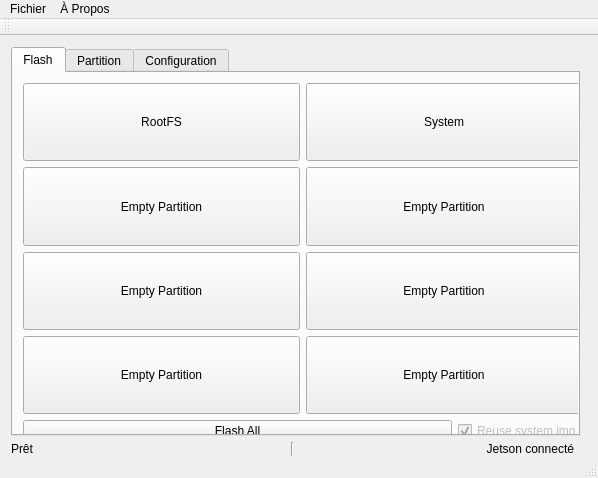
<?xml version="1.0" encoding="UTF-8"?>
<ui version="4.0">
 <class>MainWindow</class>
 <widget class="QMainWindow" name="MainWindow">
  <property name="geometry">
   <rect>
    <x>0</x>
    <y>0</y>
    <width>598</width>
    <height>478</height>
   </rect>
  </property>
  <property name="sizePolicy">
   <sizepolicy hsizetype="Expanding" vsizetype="Expanding">
    <horstretch>0</horstretch>
    <verstretch>0</verstretch>
   </sizepolicy>
  </property>
  <property name="windowTitle">
   <string>Companion</string>
  </property>
  <property name="statusTip">
   <string/>
  </property>
  <widget class="QWidget" name="centralWidget">
   <property name="sizePolicy">
    <sizepolicy hsizetype="Expanding" vsizetype="Expanding">
     <horstretch>0</horstretch>
     <verstretch>0</verstretch>
    </sizepolicy>
   </property>
   <property name="autoFillBackground">
    <bool>false</bool>
   </property>
   <widget class="QWidget" name="verticalLayoutWidget">
    <property name="geometry">
     <rect>
      <x>0</x>
      <y>0</y>
      <width>591</width>
      <height>431</height>
     </rect>
    </property>
    <layout class="QVBoxLayout" name="verticalLayout">
     <item>
      <widget class="QTabWidget" name="PartitionManager">
       <property name="currentIndex">
        <number>0</number>
       </property>
       <widget class="QWidget" name="Flash">
        <property name="sizePolicy">
         <sizepolicy hsizetype="Expanding" vsizetype="Expanding">
          <horstretch>0</horstretch>
          <verstretch>0</verstretch>
         </sizepolicy>
        </property>
        <attribute name="title">
         <string>Flash</string>
        </attribute>
        <widget class="QWidget" name="layoutWidget">
         <property name="geometry">
          <rect>
           <x>-1</x>
           <y>-1</y>
           <width>581</width>
           <height>381</height>
          </rect>
         </property>
         <layout class="QVBoxLayout" name="verticalLayout_6">
          <item>
           <layout class="QGridLayout" name="gridLayout">
            <item row="3" column="1">
             <widget class="QPushButton" name="pushButton_3">
              <property name="sizePolicy">
               <sizepolicy hsizetype="Minimum" vsizetype="Expanding">
                <horstretch>0</horstretch>
                <verstretch>0</verstretch>
               </sizepolicy>
              </property>
              <property name="text">
               <string>Empty Partition</string>
              </property>
             </widget>
            </item>
            <item row="2" column="1">
             <widget class="QPushButton" name="pushButton_4">
              <property name="sizePolicy">
               <sizepolicy hsizetype="Minimum" vsizetype="Expanding">
                <horstretch>0</horstretch>
                <verstretch>0</verstretch>
               </sizepolicy>
              </property>
              <property name="text">
               <string>Empty Partition</string>
              </property>
             </widget>
            </item>
            <item row="1" column="1">
             <widget class="QPushButton" name="pushButton_5">
              <property name="sizePolicy">
               <sizepolicy hsizetype="Expanding" vsizetype="Expanding">
                <horstretch>0</horstretch>
                <verstretch>0</verstretch>
               </sizepolicy>
              </property>
              <property name="text">
               <string>Empty Partition</string>
              </property>
             </widget>
            </item>
            <item row="1" column="0">
             <widget class="QPushButton" name="pushButton_7">
              <property name="sizePolicy">
               <sizepolicy hsizetype="Expanding" vsizetype="Expanding">
                <horstretch>0</horstretch>
                <verstretch>0</verstretch>
               </sizepolicy>
              </property>
              <property name="text">
               <string>Empty Partition</string>
              </property>
             </widget>
            </item>
            <item row="3" column="0">
             <widget class="QPushButton" name="pushButton_9">
              <property name="sizePolicy">
               <sizepolicy hsizetype="Minimum" vsizetype="Expanding">
                <horstretch>0</horstretch>
                <verstretch>0</verstretch>
               </sizepolicy>
              </property>
              <property name="text">
               <string>Empty Partition</string>
              </property>
             </widget>
            </item>
            <item row="2" column="0">
             <widget class="QPushButton" name="pushButton_8">
              <property name="sizePolicy">
               <sizepolicy hsizetype="Minimum" vsizetype="Expanding">
                <horstretch>0</horstretch>
                <verstretch>0</verstretch>
               </sizepolicy>
              </property>
              <property name="text">
               <string>Empty Partition</string>
              </property>
             </widget>
            </item>
            <item row="0" column="0">
             <widget class="QPushButton" name="flashRoot">
              <property name="sizePolicy">
               <sizepolicy hsizetype="Expanding" vsizetype="Expanding">
                <horstretch>0</horstretch>
                <verstretch>0</verstretch>
               </sizepolicy>
              </property>
              <property name="text">
               <string>RootFS</string>
              </property>
             </widget>
            </item>
            <item row="0" column="1">
             <widget class="QPushButton" name="flashSystem">
              <property name="sizePolicy">
               <sizepolicy hsizetype="Expanding" vsizetype="Expanding">
                <horstretch>0</horstretch>
                <verstretch>0</verstretch>
               </sizepolicy>
              </property>
              <property name="text">
               <string>System</string>
              </property>
             </widget>
            </item>
           </layout>
          </item>
          <item>
           <layout class="QHBoxLayout" name="horizontalLayout_4">
            <item>
             <widget class="QPushButton" name="flashall">
              <property name="text">
               <string>Flash All</string>
              </property>
             </widget>
            </item>
            <item>
             <widget class="QCheckBox" name="reuseSystem">
              <property name="enabled">
               <bool>false</bool>
              </property>
              <property name="sizePolicy">
               <sizepolicy hsizetype="Fixed" vsizetype="Fixed">
                <horstretch>0</horstretch>
                <verstretch>0</verstretch>
               </sizepolicy>
              </property>
              <property name="text">
               <string>Reuse system.img</string>
              </property>
              <property name="checkable">
               <bool>true</bool>
              </property>
              <property name="checked">
               <bool>true</bool>
              </property>
             </widget>
            </item>
           </layout>
          </item>
         </layout>
        </widget>
       </widget>
       <widget class="QWidget" name="PartitionManagerWidgetBase">
        <property name="sizePolicy">
         <sizepolicy hsizetype="Expanding" vsizetype="Expanding">
          <horstretch>0</horstretch>
          <verstretch>0</verstretch>
         </sizepolicy>
        </property>
        <attribute name="title">
         <string>Partition</string>
        </attribute>
        <widget class="QWidget" name="verticalLayoutWidget_3">
         <property name="geometry">
          <rect>
           <x>0</x>
           <y>0</y>
           <width>581</width>
           <height>396</height>
          </rect>
         </property>
         <layout class="QVBoxLayout" name="verticalLayout_3">
          <item>
           <widget class="QLabel" name="label_3">
            <property name="sizePolicy">
             <sizepolicy hsizetype="Expanding" vsizetype="Fixed">
              <horstretch>0</horstretch>
              <verstretch>0</verstretch>
             </sizepolicy>
            </property>
            <property name="text">
             <string>Current Layout</string>
            </property>
           </widget>
          </item>
          <item>
           <widget class="PartTableWidget" name="m_PartTableWidget" native="true">
            <property name="sizePolicy">
             <sizepolicy hsizetype="Expanding" vsizetype="Fixed">
              <horstretch>0</horstretch>
              <verstretch>0</verstretch>
             </sizepolicy>
            </property>
            <property name="minimumSize">
             <size>
              <width>0</width>
              <height>80</height>
             </size>
            </property>
            <property name="maximumSize">
             <size>
              <width>16777215</width>
              <height>80</height>
             </size>
            </property>
            <property name="contextMenuPolicy">
             <enum>Qt::CustomContextMenu</enum>
            </property>
           </widget>
          </item>
          <item>
           <widget class="QPushButton" name="Reload">
            <property name="sizePolicy">
             <sizepolicy hsizetype="Fixed" vsizetype="Fixed">
              <horstretch>0</horstretch>
              <verstretch>0</verstretch>
             </sizepolicy>
            </property>
            <property name="text">
             <string>Reload</string>
            </property>
           </widget>
          </item>
          <item>
           <widget class="Line" name="line_2">
            <property name="sizePolicy">
             <sizepolicy hsizetype="Expanding" vsizetype="Fixed">
              <horstretch>0</horstretch>
              <verstretch>0</verstretch>
             </sizepolicy>
            </property>
            <property name="orientation">
             <enum>Qt::Horizontal</enum>
            </property>
           </widget>
          </item>
          <item>
           <widget class="QLabel" name="label_4">
            <property name="sizePolicy">
             <sizepolicy hsizetype="Expanding" vsizetype="Expanding">
              <horstretch>0</horstretch>
              <verstretch>0</verstretch>
             </sizepolicy>
            </property>
            <property name="text">
             <string>Future Layout</string>
            </property>
           </widget>
          </item>
          <item>
           <widget class="PartTableWidget" name="m_PartTableWidgetFuture" native="true">
            <property name="sizePolicy">
             <sizepolicy hsizetype="Expanding" vsizetype="Fixed">
              <horstretch>0</horstretch>
              <verstretch>0</verstretch>
             </sizepolicy>
            </property>
            <property name="minimumSize">
             <size>
              <width>0</width>
              <height>80</height>
             </size>
            </property>
            <property name="maximumSize">
             <size>
              <width>16777215</width>
              <height>80</height>
             </size>
            </property>
            <property name="contextMenuPolicy">
             <enum>Qt::CustomContextMenu</enum>
            </property>
           </widget>
          </item>
          <item>
           <widget class="QPushButton" name="Reload_2">
            <property name="sizePolicy">
             <sizepolicy hsizetype="Fixed" vsizetype="Fixed">
              <horstretch>0</horstretch>
              <verstretch>0</verstretch>
             </sizepolicy>
            </property>
            <property name="text">
             <string>Reload</string>
            </property>
           </widget>
          </item>
          <item>
           <widget class="QTreeWidget" name="m_TreePartitions">
            <property name="contextMenuPolicy">
             <enum>Qt::CustomContextMenu</enum>
            </property>
            <property name="alternatingRowColors">
             <bool>true</bool>
            </property>
            <property name="iconSize">
             <size>
              <width>32</width>
              <height>32</height>
             </size>
            </property>
            <property name="rootIsDecorated">
             <bool>false</bool>
            </property>
            <property name="uniformRowHeights">
             <bool>true</bool>
            </property>
            <property name="itemsExpandable">
             <bool>false</bool>
            </property>
            <column>
             <property name="text">
              <string>Partition</string>
             </property>
            </column>
            <column>
             <property name="text">
              <string>Type</string>
             </property>
            </column>
            <column>
             <property name="text">
              <string>Mount Point</string>
             </property>
            </column>
            <column>
             <property name="text">
              <string>Label</string>
             </property>
            </column>
            <column>
             <property name="text">
              <string>Size</string>
             </property>
            </column>
            <column>
             <property name="text">
              <string>Used</string>
             </property>
            </column>
            <column>
             <property name="text">
              <string>Flags</string>
             </property>
            </column>
           </widget>
          </item>
         </layout>
        </widget>
       </widget>
       <widget class="QWidget" name="Configuration">
        <property name="sizePolicy">
         <sizepolicy hsizetype="Expanding" vsizetype="Expanding">
          <horstretch>0</horstretch>
          <verstretch>0</verstretch>
         </sizepolicy>
        </property>
        <attribute name="title">
         <string>Configuration</string>
        </attribute>
        <widget class="QWidget" name="verticalLayoutWidget_2">
         <property name="geometry">
          <rect>
           <x>0</x>
           <y>0</y>
           <width>571</width>
           <height>371</height>
          </rect>
         </property>
         <layout class="QVBoxLayout" name="verticalLayout_2">
          <property name="sizeConstraint">
           <enum>QLayout::SetNoConstraint</enum>
          </property>
          <item>
           <widget class="QToolBox" name="toolBox">
            <property name="sizePolicy">
             <sizepolicy hsizetype="Expanding" vsizetype="Expanding">
              <horstretch>0</horstretch>
              <verstretch>0</verstretch>
             </sizepolicy>
            </property>
            <property name="currentIndex">
             <number>1</number>
            </property>
            <widget class="QWidget" name="Files">
             <property name="geometry">
              <rect>
               <x>0</x>
               <y>0</y>
               <width>559</width>
               <height>280</height>
              </rect>
             </property>
             <property name="sizePolicy">
              <sizepolicy hsizetype="Expanding" vsizetype="Expanding">
               <horstretch>0</horstretch>
               <verstretch>0</verstretch>
              </sizepolicy>
             </property>
             <attribute name="label">
              <string>Files</string>
             </attribute>
             <widget class="QWidget" name="verticalLayoutWidget_4">
              <property name="geometry">
               <rect>
                <x>0</x>
                <y>0</y>
                <width>551</width>
                <height>271</height>
               </rect>
              </property>
              <layout class="QVBoxLayout" name="verticalLayout_5">
               <item>
                <widget class="QLabel" name="filewarning">
                 <property name="text">
                  <string>List of Mandatory files to have under </string>
                 </property>
                 <property name="wordWrap">
                  <bool>true</bool>
                 </property>
                </widget>
               </item>
              </layout>
             </widget>
            </widget>
            <widget class="QWidget" name="Tools">
             <property name="geometry">
              <rect>
               <x>0</x>
               <y>0</y>
               <width>559</width>
               <height>280</height>
              </rect>
             </property>
             <property name="sizePolicy">
              <sizepolicy hsizetype="Expanding" vsizetype="Expanding">
               <horstretch>0</horstretch>
               <verstretch>0</verstretch>
              </sizepolicy>
             </property>
             <attribute name="label">
              <string>Tools</string>
             </attribute>
             <widget class="QWidget" name="layoutWidget">
              <property name="geometry">
               <rect>
                <x>0</x>
                <y>0</y>
                <width>461</width>
                <height>101</height>
               </rect>
              </property>
              <layout class="QVBoxLayout" name="verticalLayout_4">
               <item>
                <widget class="QLabel" name="label_5">
                 <property name="text">
                  <string>Path containing flash.sh script</string>
                 </property>
                </widget>
               </item>
               <item>
                <layout class="QHBoxLayout" name="horizontalLayout_2">
                 <item>
                  <widget class="KUrlRequester" name="kurlrequester">
                   <property name="sizePolicy">
                    <sizepolicy hsizetype="Expanding" vsizetype="Fixed">
                     <horstretch>0</horstretch>
                     <verstretch>0</verstretch>
                    </sizepolicy>
                   </property>
                   <property name="palette">
                    <palette>
                     <active>
                      <colorrole role="Base">
                       <brush brushstyle="SolidPattern">
                        <color alpha="102">
                         <red>255</red>
                         <green>0</green>
                         <blue>4</blue>
                        </color>
                       </brush>
                      </colorrole>
                     </active>
                     <inactive>
                      <colorrole role="Base">
                       <brush brushstyle="SolidPattern">
                        <color alpha="102">
                         <red>255</red>
                         <green>0</green>
                         <blue>4</blue>
                        </color>
                       </brush>
                      </colorrole>
                     </inactive>
                     <disabled>
                      <colorrole role="Base">
                       <brush brushstyle="SolidPattern">
                        <color alpha="255">
                         <red>244</red>
                         <green>244</green>
                         <blue>244</blue>
                        </color>
                       </brush>
                      </colorrole>
                     </disabled>
                    </palette>
                   </property>
                   <property name="mode">
                    <set>KFile::Directory|KFile::ExistingOnly|KFile::LocalOnly</set>
                   </property>
                   <property name="fileDialogModality">
                    <enum>Qt::ApplicationModal</enum>
                   </property>
                  </widget>
                 </item>
                 <item>
                  <widget class="QPushButton" name="Refresh">
                   <property name="sizePolicy">
                    <sizepolicy hsizetype="Fixed" vsizetype="Fixed">
                     <horstretch>0</horstretch>
                     <verstretch>0</verstretch>
                    </sizepolicy>
                   </property>
                   <property name="text">
                    <string>Refresh</string>
                   </property>
                   <property name="default">
                    <bool>false</bool>
                   </property>
                  </widget>
                 </item>
                </layout>
               </item>
              </layout>
             </widget>
            </widget>
           </widget>
          </item>
          <item>
           <widget class="QPushButton" name="pushButton">
            <property name="sizePolicy">
             <sizepolicy hsizetype="Expanding" vsizetype="Fixed">
              <horstretch>0</horstretch>
              <verstretch>0</verstretch>
             </sizepolicy>
            </property>
            <property name="text">
             <string>Save</string>
            </property>
           </widget>
          </item>
         </layout>
        </widget>
       </widget>
      </widget>
     </item>
     <item>
      <layout class="QHBoxLayout" name="horizontalLayout">
       <property name="sizeConstraint">
        <enum>QLayout::SetDefaultConstraint</enum>
       </property>
       <item>
        <widget class="QLabel" name="readyLabel">
         <property name="sizePolicy">
          <sizepolicy hsizetype="Expanding" vsizetype="Preferred">
           <horstretch>0</horstretch>
           <verstretch>0</verstretch>
          </sizepolicy>
         </property>
         <property name="text">
          <string>Prêt</string>
         </property>
        </widget>
       </item>
       <item>
        <widget class="Line" name="line">
         <property name="sizePolicy">
          <sizepolicy hsizetype="Fixed" vsizetype="Preferred">
           <horstretch>0</horstretch>
           <verstretch>0</verstretch>
          </sizepolicy>
         </property>
         <property name="orientation">
          <enum>Qt::Vertical</enum>
         </property>
        </widget>
       </item>
       <item>
        <widget class="QLabel" name="label">
         <property name="sizePolicy">
          <sizepolicy hsizetype="Expanding" vsizetype="Preferred">
           <horstretch>0</horstretch>
           <verstretch>0</verstretch>
          </sizepolicy>
         </property>
         <property name="layoutDirection">
          <enum>Qt::LeftToRight</enum>
         </property>
         <property name="text">
          <string>Jetson connecté</string>
         </property>
         <property name="alignment">
          <set>Qt::AlignRight|Qt::AlignTrailing|Qt::AlignVCenter</set>
         </property>
        </widget>
       </item>
       <item>
        <widget class="KLed" name="kled"/>
       </item>
      </layout>
     </item>
    </layout>
   </widget>
  </widget>
  <widget class="QMenuBar" name="menuBar">
   <property name="geometry">
    <rect>
     <x>0</x>
     <y>0</y>
     <width>598</width>
     <height>20</height>
    </rect>
   </property>
   <property name="sizePolicy">
    <sizepolicy hsizetype="Expanding" vsizetype="Expanding">
     <horstretch>0</horstretch>
     <verstretch>0</verstretch>
    </sizepolicy>
   </property>
   <widget class="QMenu" name="menuFichier">
    <property name="sizePolicy">
     <sizepolicy hsizetype="Expanding" vsizetype="Expanding">
      <horstretch>0</horstretch>
      <verstretch>0</verstretch>
     </sizepolicy>
    </property>
    <property name="title">
     <string>Fichier</string>
    </property>
    <addaction name="actionOuvrir"/>
    <addaction name="actionQuitter"/>
   </widget>
   <widget class="QMenu" name="menu_Propos">
    <property name="sizePolicy">
     <sizepolicy hsizetype="Expanding" vsizetype="Expanding">
      <horstretch>0</horstretch>
      <verstretch>0</verstretch>
     </sizepolicy>
    </property>
    <property name="title">
     <string>À Propos</string>
    </property>
    <addaction name="action_propos_de_Companion"/>
   </widget>
   <addaction name="menuFichier"/>
   <addaction name="menu_Propos"/>
  </widget>
  <widget class="QToolBar" name="mainToolBar">
   <property name="sizePolicy">
    <sizepolicy hsizetype="Expanding" vsizetype="Expanding">
     <horstretch>0</horstretch>
     <verstretch>0</verstretch>
    </sizepolicy>
   </property>
   <attribute name="toolBarArea">
    <enum>TopToolBarArea</enum>
   </attribute>
   <attribute name="toolBarBreak">
    <bool>false</bool>
   </attribute>
  </widget>
  <widget class="QStatusBar" name="statusBar">
   <property name="sizePolicy">
    <sizepolicy hsizetype="Expanding" vsizetype="Expanding">
     <horstretch>0</horstretch>
     <verstretch>0</verstretch>
    </sizepolicy>
   </property>
  </widget>
  <action name="action_propos_de_Companion">
   <property name="text">
    <string>À propos de Companion</string>
   </property>
  </action>
  <action name="actionOuvrir">
   <property name="text">
    <string>Ouvrir</string>
   </property>
  </action>
  <action name="actionQuitter">
   <property name="text">
    <string>Quitter</string>
   </property>
  </action>
 </widget>
 <layoutdefault spacing="6" margin="11"/>
 <customwidgets>
  <customwidget>
   <class>KLed</class>
   <extends>QWidget</extends>
   <header>kled.h</header>
  </customwidget>
  <customwidget>
   <class>KUrlRequester</class>
   <extends>QFrame</extends>
   <header>kurlrequester.h</header>
  </customwidget>
  <customwidget>
   <class>PartTableWidget</class>
   <extends>QWidget</extends>
   <header>gui/parttablewidget.h</header>
   <container>1</container>
  </customwidget>
 </customwidgets>
 <resources/>
 <connections>
  <connection>
   <sender>actionQuitter</sender>
   <signal>triggered()</signal>
   <receiver>MainWindow</receiver>
   <slot>close()</slot>
   <hints>
    <hint type="sourcelabel">
     <x>-1</x>
     <y>-1</y>
    </hint>
    <hint type="destinationlabel">
     <x>243</x>
     <y>221</y>
    </hint>
   </hints>
  </connection>
 </connections>
</ui>
